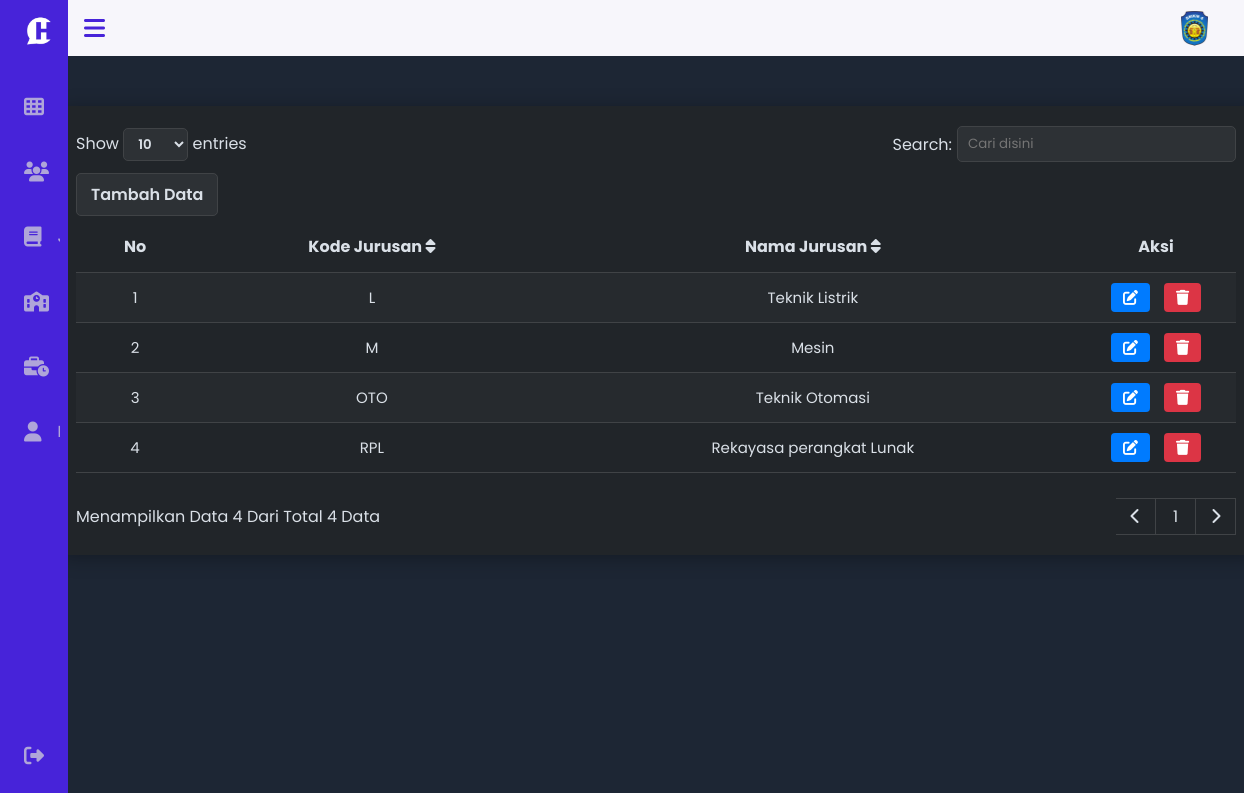
The app's page /views/admin/jurusan.php (signed in), older data.
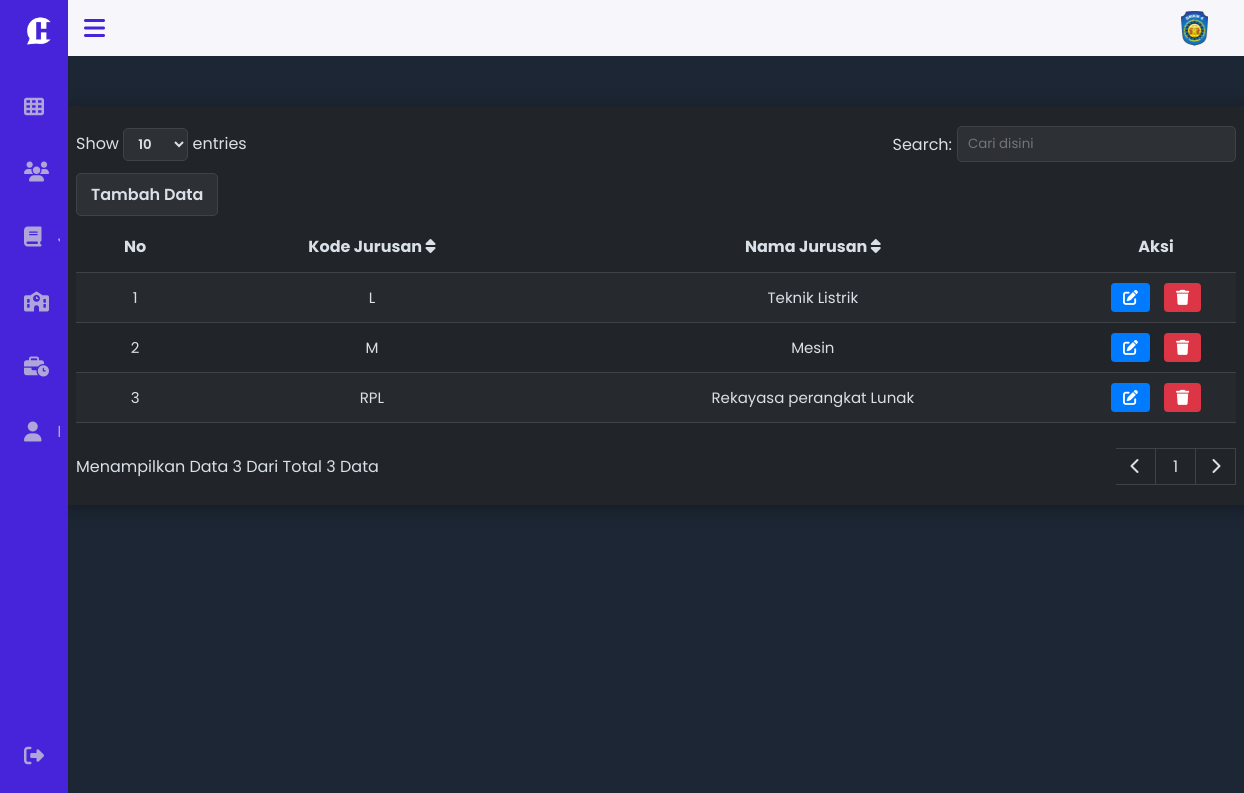
The same page, newer data.
### tables this page shows
CREATE TABLE `jurusan` (
  `kode_jurusan` varchar(10) NOT NULL,
  `nama_jurusan` varchar(40) NOT NULL
);

### views/admin/jurusan.php (the view, shortened to what this page needs)
<?php
include '../../config/koneksi.php';
include '../../layout/sidebar.php';
$entriesPerPage = isset($_GET['entries']) ? $_GET['entries'] : 10;
$page = isset($_GET['page']) && is_numeric($_GET['page']) ? $_GET['page'] : 1;
$start = ($page - 1) * $entriesPerPage;
$orderBy = isset($_GET['orderBy']) ? $_GET['orderBy'] : 'kode_jurusan';
if (isset($_GET['search'])) {
    $search = $_GET['search'];
    $sql = "SELECT * FROM jurusan WHERE kode_jurusan LIKE '%$search%' OR nama_jurusan LIKE '%$search%' ORDER BY $orderBy LIMIT $start, $entriesPerPage";
} else {
    $sql = "SELECT * FROM jurusan ORDER BY $orderBy LIMIT $start, $entriesPerPage";
}
$query = mysqli_query($koneksi, $sql);
$totalRowsQuery = mysqli_query($koneksi, "SELECT COUNT(*) as total FROM jurusan");
$totalRows = mysqli_fetch_assoc($totalRowsQuery)['total'];
$totalPages = ceil($totalRows / $entriesPerPage);
?>
<!DOCTYPE html>
<html lang="en">
<head>
    <link rel="stylesheet" type="text/css" href="../.././assets/css/admin/table.css">
    <link rel="stylesheet" type="text/css" href="../.././assets/css/sidebar.css">
    <link rel="stylesheet" href="../.././assets/css/sweetalert2.min.css">
    <link rel="stylesheet" href="https://cdnjs.cloudflare.com/ajax/libs/font-awesome/6.5.1/css/all.min.css">
</head>
<body>
<div class="container">
    <header>
        <div class="filterEntries">
            <div class="entries"> Show
                <select name="entries" id="table_size" onchange="changeEntries()">
                    <option value="10" <?php if($entriesPerPage == 10) echo "selected"; ?>>10</option>
                </select> entries
            </div>
            <div class="filter">
                <label for="search">Search:</label>
                <input type="search" name="search" id="search" placeholder="Cari disini" value="<?php echo isset($_GET['search']) ? $_GET['search'] : '' ?>">
            </div>
        </div>
        <div class="tambahData">
            <a href="tambah/tambah_jurusan.php" class="button">Tambah Data</a>
        </div>
    </header>
    <table>
        <thead>
            <tr class="heading">
                <th>No</th>
                <th onclick="sortColumn('kode_jurusan')">Kode Jurusan <i id="icon_kode_jurusan" class="fa fa-sort"></i></th>
                <th onclick="sortColumn('nama_jurusan')">Nama Jurusan <i id="icon_nama_jurusan" class="fa fa-sort"></i></th>
                <th>Aksi</th>
            </tr>
        </thead>
        <tbody class="userInfo">
        <?php
            $no = 1;
            while ($data = mysqli_fetch_array($query)) {
                echo "<tr>";
                echo "<td>" . $no . "</td>";
                echo "<td>" . $data['kode_jurusan'] . "</td>";
                echo "<td>" . $data['nama_jurusan'] . "</td>";
                echo "<td width = '160'>";
                echo "<a class='btn btn-ubah btn-sm ' href='ubah/ubah_jurusan.php?id=".$data['kode_jurusan']."'> <i class='fa-solid fa-pen-to-square fs-6'></i></a> ";
                echo "<a class='btn btn-hapus btn-sm' href='#' onclick='confirmDelete(\"../.././controller/admin/hapus/hapus_jurusan.php?id=".$data['kode_jurusan']."\")'><i class='fa-solid fa-trash fs-6'></i></a>";
                echo "</td>";
                echo "</tr>";
                $no++;
            }
        ?>
        </tbody>
    </table>
    <footer>
    <span class="showEntries">Menampilkan Data <?php echo mysqli_num_rows($query); ?> Dari Total <?php echo $totalRows; ?> Data</span>
    <div class="pagination" data-totalpages="<?php echo $totalPages; ?>" data-currentpage="<?php echo $page; ?>"></div>
    </footer>
</div>
</body>
</html>

Row changes from the older to the newer data that the page shows:
removed jurusan: kode_jurusan "OTO", nama_jurusan "Teknik Otomasi"
Text that changed along with them:
mysqli_num_rows($query): "4" → "3"
$totalRows: "4" → "3"
